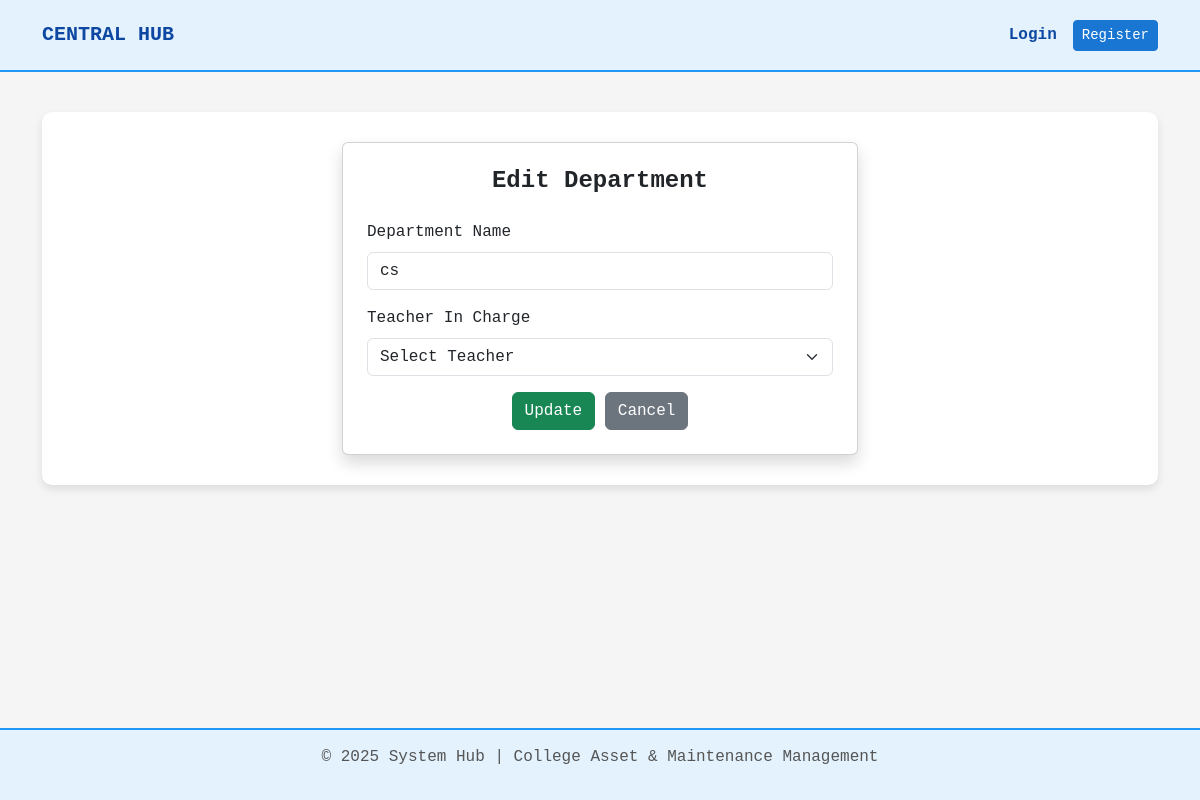
Before: /departments/edit/5/ with the older database file.
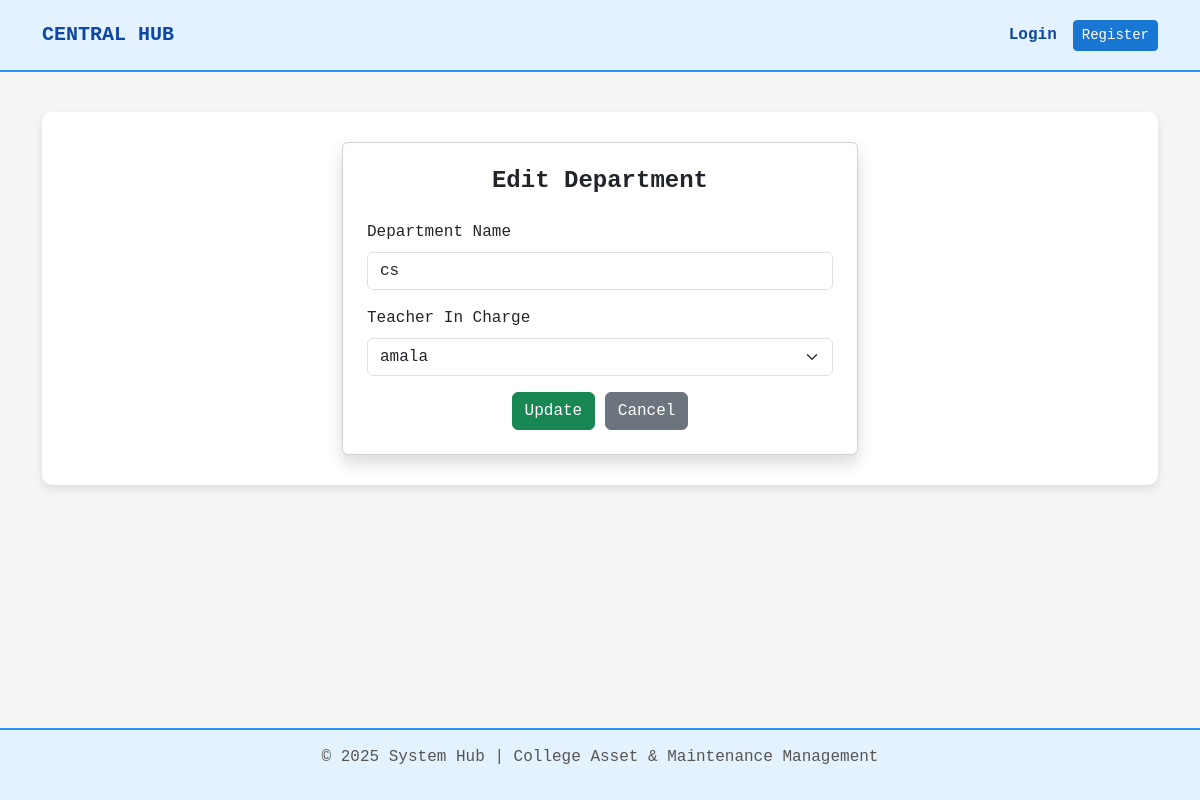
After: the same page with the newer database file.
### core/models.py (models this page shows, shortened)
class Department(models.Model):
    department_id = models.AutoField(primary_key=True)
    department_name = models.CharField(max_length=100, unique=True)
    teacher_in_charge = models.ForeignKey(
        settings.AUTH_USER_MODEL,
        on_delete=models.SET_NULL,
        null=True,
        blank=True,
        related_name="departments_in_charge"
    )

class User(AbstractUser):
    user_id = models.AutoField(primary_key=True)
    department = models.ForeignKey(Department, on_delete=models.SET_NULL, null=True)
    designation = models.ForeignKey(Designation, on_delete=models.SET_NULL, null=True)

### core/views.py (the view, shortened to what this page needs)
# urls.py: path('departments/edit/<int:pk>/', views.edit_department, name='edit_department'),
def edit_department(request, pk):
    department = get_object_or_404(Department, pk=pk)
    teachers = User.objects.all()
    return render(request, 'edit_department.html', {
        'department': department,
        'teachers': teachers
    })

### templates/edit_department.html (shortened to what this page needs)
{% extends 'base.html' %}
{% block content %}
<div class="row justify-content-center">
    <div class="col-md-6">
        <div class="card shadow p-4">
            <h4 class="fw-bold mb-4 text-center">Edit Department</h4>
            <form method="POST">
                <div class="mb-3">
                    <label class="form-label">Department Name</label>
                    <input type="text"
                           name="department_name"
                           value="{{ department.department_name }}"
                           class="form-control"
                           required>
                </div>
                <div class="mb-3">
                    <label class="form-label">Teacher In Charge</label>
                    <select name="teacher_in_charge" class="form-select">
                        <option value="">Select Teacher</option>
                        {% for teacher in teachers %}
                            <option value="{{ teacher.pk }}"
                                {% if department.teacher_in_charge and department.teacher_in_charge.pk == teacher.pk %}
                                    selected
                                {% endif %}
                            >
                                {{ teacher.username }}
                            </option>
                        {% endfor %}
                    </select>
                </div>
                <div class="text-center">
                    <button type="submit" class="btn btn-success">
                        Update
                    </button>
                    <a href="{% url 'department_list' %}" class="btn btn-secondary">
                        Cancel
                    </a>
                </div>
            </form>
        </div>
    </div>
</div>
{% endblock %}

Changed rows visible on the page:
changed Department "cs": teacher_in_charge (not shown) → "amala"
Other visible differences:
form field teacher_in_charge: "Select Teacher" → (not shown)
